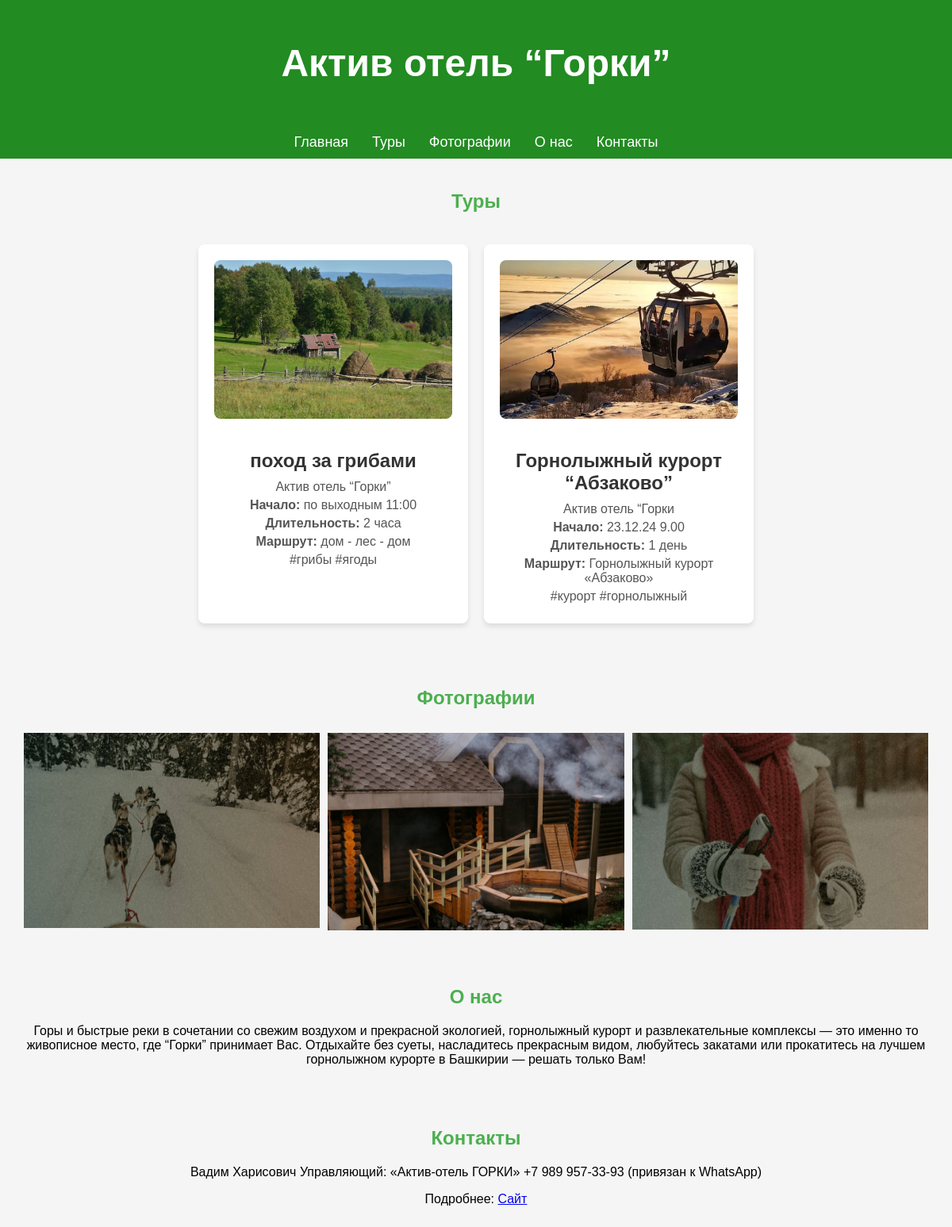
The app's page /agency/2 with its own data.
### tables this page shows
CREATE TABLE tour_agencies (id INTEGER PRIMARY KEY AUTOINCREMENT, title varchar (255), url varchar (255), contacts varchar (255), about_us varchar (1000), photo varchar (255));

CREATE TABLE tours (id INTEGER PRIMARY KEY AUTOINCREMENT, title varchar (255), start_time varchar (255), duration varchar (255), route varchar (255), tags varchar (255), tour_agency varchar (255), photo varchar (255), agency_id varchar (255));

### main.py (the view)
@app.get("/agency/{tour_agency_id}", response_class=HTMLResponse)
@limiter.limit("120/minute")
async def agency(request: Request, tour_agency_id: int):
    args = db.get_all_tours_agency(tour_agency_id)
    tour_list = [Tour(*args) for args in args]
    args = db.get_tour_agency(tour_agency_id)
    ag = Agency(*args)
    return templates.TemplateResponse(request=request, name="agency.html", context={'agency': ag, "tours": tour_list})

### templates/agency.html (shortened to what this page needs)
<!DOCTYPE html>
<html lang="ru">
<head>
  <link rel="stylesheet" href="/static/agency.css">
</head>
<body>
  <header>
    <h1>{{agency.title}}</h1>
  </header>
  <nav>
    <a href="/tours">Главная</a>
    <a href="#tours">Туры</a>
    <a href="#photos">Фотографии</a>
    <a href="#about">О нас</a>
    <a href="#contacts">Контакты</a>
  </nav>
  <section id="tours">
    <h2>Туры</h2>
    <div class="container">
      {% for tour in tours %}
        <div class="card" onclick="window.location.href='/tour/{{ tour.id }}'">
          {% if tour.photo %}
            <img src="/static/photo/{{ tour.photo }}" alt="Фото тура" class="card-photo">
          {% endif %}
          <h2>{{ tour.title }}</h2>
          <p class="agency">{{ tour.tour_agency }}</p>
          <p><strong>Начало:</strong> {{ tour.start_time }}</p>
          <p><strong>Длительность:</strong> {{ tour.duration }}</p>
          <p><strong>Маршрут:</strong> {{ tour.route }}</p>
          <p class="tags">{{ tour.tags }}</p>
        </div>
      {% endfor %}
    </div>
  </section>
  <section id="photos">
    <h2>Фотографии</h2>
    <div class="photo-grid">
      {% for image in agency.photo.split(',') %}
        <img class="photo_sigm" src="/static/photo/{{ image.strip() }}" alt="Фото отеля">
      {% endfor %}
    </div>
  </section>
  <section id="about">
    <h2>О нас</h2>
    <p>{{ agency.about_us }}</p>
  </section>
  <section id="contacts">
    <h2>Контакты</h2>
    <p>{{ agency.contacts|safe }}</p>
    <p>Подробнее: <a href="https://{{ agency.url }}">Сайт</a></p>
  </section>
</body>
</html>

### static/agency.css (style rules this page uses)
body { font-family: Arial, sans-serif; margin: 0; padding: 0; background-color: #f5f5f5; }
header { background-color: #228B22; color: white; padding: 20px; text-align: center; font-size: 24px; }
nav { display: flex; justify-content: center; background-color: #228B22; padding: 10px; }
nav a { color: white; text-decoration: none; margin: 0 15px; font-size: 18px; }
section { padding: 20px; text-align: center; }
.photo-grid { display: grid; grid-template-columns: repeat(3, 1fr); gap: 10px; padding: 10px; }
.photo-grid img { width: 100%; height: auto; }
h2 { color: #4caf50; }
.container { display: flex; flex-wrap: wrap; gap: 20px; justify-content: center; padding: 20px; }
.card { background: #fff; border-radius: 8px; box-shadow: 0 4px 6px rgba(0, 0, 0, 0.1); padding: 20px; width: 300px; text-align: center; cursor: pointer; transition: transform 0.3s ease, box-shadow 0.3s ease; overflow: hidden; }
.card h2 { font-size: 24px; margin-bottom: 10px; color: #333; }
.card p { margin: 5px 0; color: #555; }
.card-photo { width: 100%; height: 200px; object-fit: cover; border-radius: 8px; margin-bottom: 15px; }
img { max-width: 100%; height: auto; }
.photo_sigm { width: 100%; height: auto; }

### records on screen
tour_agencies: title "Актив отель “Горки”", about_us "Горы и быстрые реки в сочетании со свежим воздухом и прекрасной экологией, горнолыжный курорт и развлекательные комплексы — это именно то живописное место, где “Горки” принимает Вас. Отдыхайте без суеты, насладитесь прекрасным видом, любуйтесь закатами или прокатитесь на лучшем горнолыжном курорте в Башкирии — решать только Вам!", contacts "Вадим Харисович Управляющий: «Актив-отель ГОРКИ» +7 989 957-33-93 (привязан к WhatsApp)"
tours: photo (picture), title "поход за грибами", tour_agency "Актив отель “Горки”", start_time "по выходным 11:00", duration "2 часа", route "дом - лес - дом", tags "#грибы #ягоды"
tours: photo (picture), title "Горнолыжный курорт “Абзаково”", tour_agency "Актив отель “Горки", start_time "23.12.24 9.00", duration "1 день", route "Горнолыжный курорт «Абзаково»", tags "#курорт #горнолыжный"
